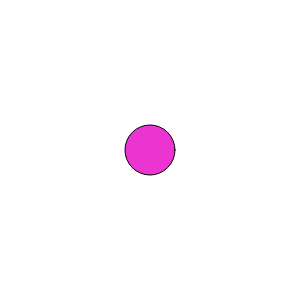
Frame 1 (no input)
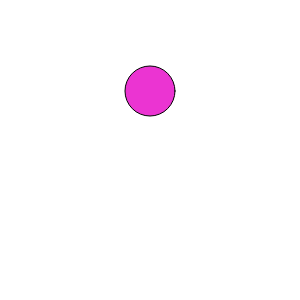
Frame 60 (no input)
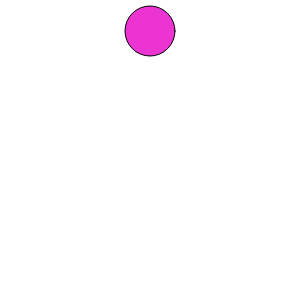
Frame 120 (the mouse pressed at the canvas centre since frame 60)

The p5.js sketch that drew these frames (run headless with seeded random() and noise() and a simulated clock; from frame 60 on, the mouse is pressed at the canvas centre):

// p5.js sketch
// ── sketch.js
let circ;

function setup() {
    createCanvas(300, 300);
    circ = new MovingCircle(width / 2, height / 2, -1);
}

function draw() {
    background(255);
    circ.draw();
    circ.move();
}

function mouseClicked() {
    if (circ.isMouseOver()) {
        circ.reverse();
    }
}

function keyPressed() {
    if (key === " ") {
        circ.reset();
    }
}

/**
 * Represents the moving circle.
 */
class MovingCircle {
    #DIAMETER = 50;
    #startX;
    #startY;
    #startSpeed;
    #x;
    #y;
    #ySpeed;

    /**
     * Creates a new MovingCircle
     * @param {number} x The x coordinate of the circle
     * @param {number} y The y coordinate of the circle
     * @param {number} ySpeed The speed and direction of the circle on the y axis
     */
    constructor(x, y, ySpeed) {
        this.#startX = x;
        this.#startY = y;
        this.#startSpeed = ySpeed;
        this.reset();
    }

    /**
     * Resets the circle to its starting position and direction
     */
    reset() {
        this.#x = this.#startX;
        this.#y = this.#startY;
        this.#ySpeed = this.#startSpeed;
    }

    /**
     * Draws the circle
     */
    draw() {
        fill(235, 52, 210);
        circle(this.#x, this.#y, this.#DIAMETER);
    }

    /**
     * Moves the circle
     */
    move() {
        this.#y += this.#ySpeed;
        if (this.#y <= this.#DIAMETER / 2 || this.#y >= height - this.#DIAMETER / 2) {
            this.reverse();
        }
    }

    /**
     * Reverses the direction of the circle
     */
    reverse() {
        this.#ySpeed *= -1;
    }

    /**
     * Checks if the mouse is over the circle (its bounding box)
     * @returns {boolean} True if the mouse is over the circle.
     */
    isMouseOver() {
        return mouseX >= this.#x - this.#DIAMETER / 2 && mouseX <= this.#x + this.#DIAMETER / 2
            && mouseY >= this.#y - this.#DIAMETER / 2 && mouseY <= this.#y + this.#DIAMETER / 2;
    }
}
// ── Q1.html
<!DOCTYPE html>
<html lang="en">
  <head>
    <meta charset="utf-8" />
    <meta name="viewport" content="width=device-width, initial-scale=1.0">

    <title>PDM1 - Exam Practice Exercises - Q1 Solution</title>

    <link href="https://cdn.jsdelivr.net/npm/bootstrap@5.3.1/dist/css/bootstrap.min.css" rel="stylesheet" integrity="sha384-4bw+/aepP/YC94hEpVNVgiZdgIC5+VKNBQNGCHeKRQN+PtmoHDEXuppvnDJzQIu9" crossorigin="anonymous">
    <link rel="stylesheet" type="text/css" href="./lib/main-styles.css">
    <script src="https://cdn.jsdelivr.net/npm/bootstrap@5.3.1/dist/js/bootstrap.bundle.min.js" integrity="sha384-HwwvtgBNo3bZJJLYd8oVXjrBZt8cqVSpeBNS5n7C8IVInixGAoxmnlMuBnhbgrkm" crossorigin="anonymous"></script>
    <script src="./lib/libraries/p5.min.js"></script>
  </head>

  <body>
    <h1>Q1 Solution</h1>
    <script src="sketch.js"></script>
  </body>
</html>
